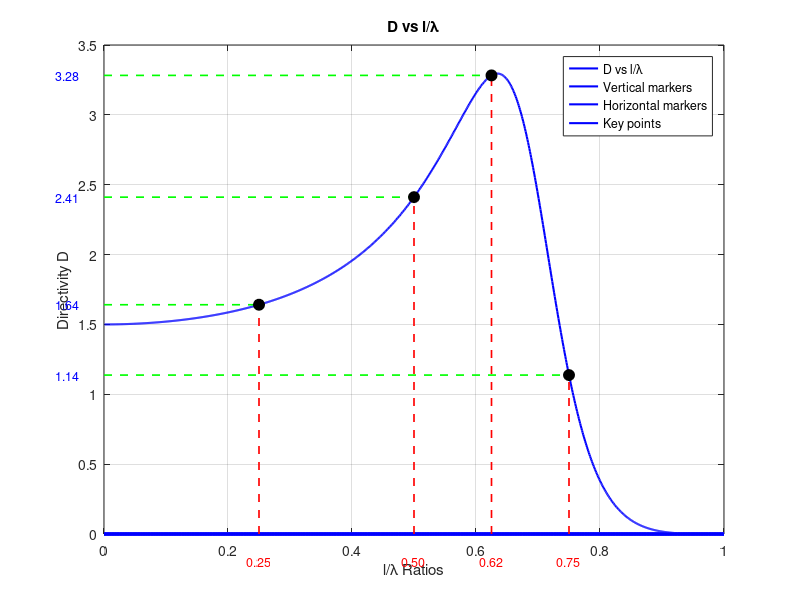

Reproduce this figure in MATLAB.
clc; clear; close all;

range = 0:0.001:1;
beta_l = 2 .* pi .* range;
 % Calculate the E-field pattern
 D = zeros(length(beta_l));
 for i=1:length(beta_l)
 den = @(theta) ((cos(beta_l(i) .* cos(theta)) - cos(beta_l(i))) ./ (sin(theta) .* (1 - cos(beta_l(i))))).^2 .* sin(theta);
 D(i) = 2 ./ (integral(den, 0, pi));
 end

% Plot D vs l/lambda
figure('Name', 'Directivity vs l/lambda', 'NumberTitle', 'off');
plot(range, D, 'b-', 'LineWidth', 1.5); 
hold on;

xlabel('l/\lambda Ratios');
ylabel('Directivity D');
title('D vs l/\lambda');
grid on;
% Specific l/lambda 
specific_ratios = [0.25, 0.5, 0.625, 0.75];
% Find the corresponding values of D for these ratios
specific_D = zeros(size(specific_ratios));

for j = 1:length(specific_ratios)
    % Find index for the specific ratio
    [~, idx] = min(abs(range - specific_ratios(j))); 
    specific_D(j) = D(idx); % Get corresponding D value
    
    % Plot vertical line
    plot([specific_ratios(j), specific_ratios(j)], [0, specific_D(j)], 'r--', 'LineWidth', 1.2);
    
    % Plot horizontal line
    plot([0, specific_ratios(j)], [specific_D(j), specific_D(j)], 'g--', 'LineWidth', 1.2);
    
    % Add text labels
    text(specific_ratios(j), -0.2, sprintf('%.2f', specific_ratios(j)), ...
        'HorizontalAlignment', 'center', 'Color', 'r', 'FontSize', 9);
    text(-0.04, specific_D(j), sprintf('%.2f', specific_D(j)), ...
        'HorizontalAlignment', 'right', 'Color', 'b', 'FontSize', 9);
end

% Add markers at the intersection points
plot(specific_ratios, specific_D, 'ko', 'MarkerSize', 8, 'MarkerFaceColor', 'k');

% Add a legend
legend('D vs l/\lambda', 'Vertical markers', 'Horizontal markers', 'Key points', 'Location', 'best');
hold off;